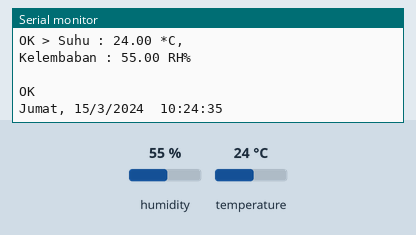
Simulated run of this sketch. Board: ESP8266 (NodeMCU). Parts: the last lines printed to the serial monitor. The inputs (shaded band) are chosen by the test bench; at power-on: humidity 55 %, temperature 24 °C. WiFi joins after 1.5 s; servers stay silent unless stated; the local clock reads 2024-03-15 10:24:30 at power-on unless the sketch sets it.

Above: at 5.7 s.
5.8 s: humidity set to 22 %
At 6.7 s:
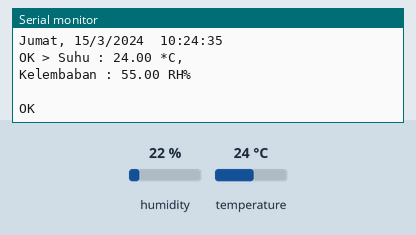
7.4 s: temperature set to 12 °C
At 8.18 s:
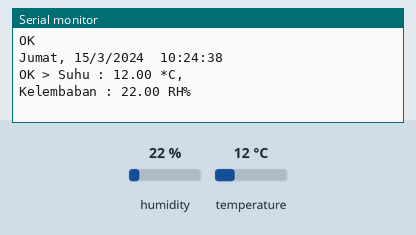
9.0 s: humidity set to 40 %
At 10.2 s:
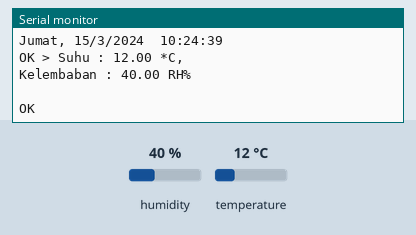
Timing chart, 0 to 12.0 s (numbered marks = the images above; inputs shaded):
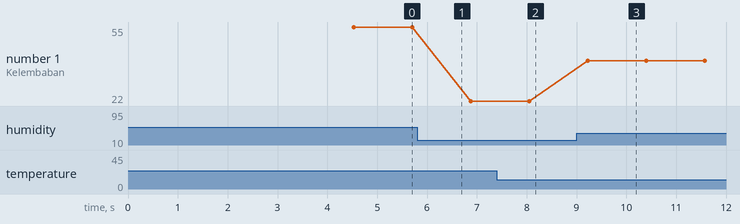

Measured:
- after the input at 7.4 s, the serial monitor: prints a new line after 0.65 s (image 2)
- after the input at 9.0 s, the serial monitor: prints a new line after 0.23 s (image 3)
- plotted number 1: 55 → 22 after the input at 5.8 s

The sketch:

project-tandon.ino
```cpp
#include <Firebase_ESP_Client.h>
#include <Arduino.h>
#include <ESP8266WiFi.h>
#include "addons/TokenHelper.h"
#include "addons/RTDBHelper.h"
#include <SimpleDHT.h>
#include <Wire.h>
#include "RTClib.h"

#define pinDHT 2
#define WIFI_SSID "REPLACE_WITH_YOUR_SSID"
#define WIFI_PASSWORD "REPLACE_WITH_YOUR_PASSWORD"
#define API_KEY "REPLACE_WITH_YOUR_FIREBASE_PROJECT_API_KEY"
#define DATABASE_URL "REPLACE_WITH_YOUR_FIREBASE_DATABASE_URL"

RTC_DS3231 rtc;
SimpleDHT22 dht22(pinDHT);

FirebaseData fbdo;
FirebaseAuth auth;
FirebaseConfig config;

unsigned long sendDataPrevMillis = 0;
int count = 0;
bool signupOK = false;

int pinDHT22 = 2;
int err = SimpleDHTErrSuccess;
float temperature = 0;
float humidity = 0;

char daysOfTheWeek[7][12] = {"Minggu", "Senin", "Selasa", "Rabu", "Kamis", "Jumat", "Sabtu"};

void setup(){

  pinMode(pinDHT, INPUT);

  delay(3000);

  Serial.begin(115200);
  WiFi.begin(WIFI_SSID, WIFI_PASSWORD);
  Serial.print("Connecting to Wi-Fi");
  while (WiFi.status() != WL_CONNECTED){
    Serial.print(".");
    delay(300);
  }
  Serial.println();
  Serial.print("Connected with IP: ");
  Serial.println(WiFi.localIP());
  Serial.println();

  config.api_key = API_KEY;
  config.database_url = DATABASE_URL;

  if (Firebase.signUp(&config, &auth, "", "")){
    Serial.println("ok");
    signupOK = true;
  }
  else{
    Serial.printf("%s\n", config.signer.signupError.message.c_str());
  }

  config.token_status_callback = tokenStatusCallback; //see addons/TokenHelper.h

  Firebase.begin(&config, &auth);
  Firebase.reconnectWiFi(true);

  if (! rtc.begin()) {
    Serial.println("Couldn't find RTC");
    while (1);
  }

  if (rtc.lostPower()) {
    Serial.println("RTC lost power, lets set the time!");
    rtc.adjust(DateTime(F(__DATE__), F(__TIME__)));
  }
}

void loop () {
    DateTime now = rtc.now();

    Serial.print(daysOfTheWeek[now.dayOfTheWeek()]);
    Serial.print(", ");

    Serial.print(now.day(), DEC);
    Serial.print('/');
    Serial.print(now.month(), DEC);
    Serial.print('/');
    Serial.print(now.year(), DEC);
    Serial.print('\t');

    Serial.print(now.hour(), DEC);
    Serial.print(':');
    Serial.print(now.minute(), DEC);
    Serial.print(':');
    Serial.print(now.second(), DEC);
    Serial.println();

  if ((err = dht22.read2(&temperature, &humidity, NULL)) != SimpleDHTErrSuccess) {
    Serial.print("Read DHT22 failed, err=");
    Serial.println(err);
    delay(2000);
  return;
  }
  Serial.print("OK > ");
  Serial.print("Suhu : ");
  Serial.print((float)temperature);
  Serial.println(" *C, ");
  Serial.print("Kelembaban : ");
  Serial.print((float)humidity);
  Serial.println(" RH%");
  Serial.println(" ");

  if (Firebase.ready() && signupOK && (millis() - sendDataPrevMillis > 1000 || sendDataPrevMillis == 0)){
    sendDataPrevMillis = millis();

    if (Firebase.RTDB.setInt(&fbdo, "test/int", count)){
      Serial.println("OK");
      //Serial.println("PATH: " + fbdo.dataPath());
      //Serial.println("TYPE: " + fbdo.dataType());
    }
    else {
      Serial.println("FAILED");
      Serial.println("REASON: " + fbdo.errorReason());
    }
  }
  delay(1000);
}
```
